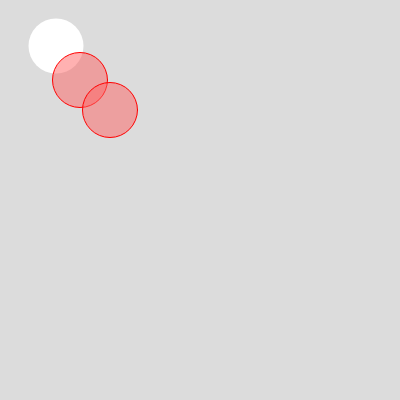
Frame 1 (no input)
Frame 60 (no input): identical to frame 1, image omitted
Frame 120 (the mouse pressed at the canvas centre since frame 60): identical to frame 1, image omitted

The p5.js sketch that drew this single still picture (run headless with seeded random() and noise() and a simulated clock; from frame 60 on, the mouse is pressed at the canvas centre):

// p5.js sketch
// ── sketch.js
function setup() {
  createCanvas(400, 400);
}

function draw() {
  background(220);
  fill(255,255,255);
  noStroke();
  ellipse(56,46,55,55);
  fill(255,100,100,128);
  stroke(255,0,0);
  ellipse(80,80,55,55);
  ellipse(110,110,55,55)
  
}
